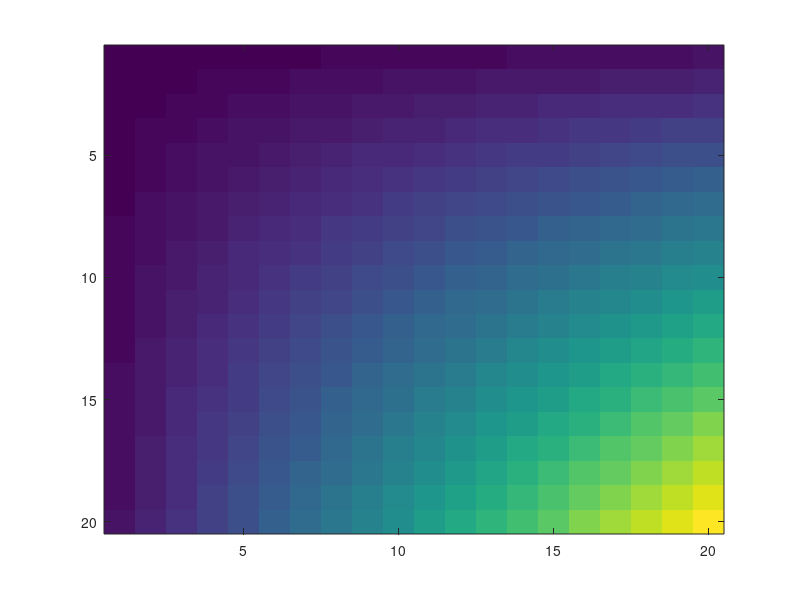

This chart was generated by the following MATLAB code:
clc
clear all
close all

data = zeros(20);
for y = 1:20
	for x = 1:20
		data(x,y) = x*y;
	end
end

figure(1);
imagesc(data);